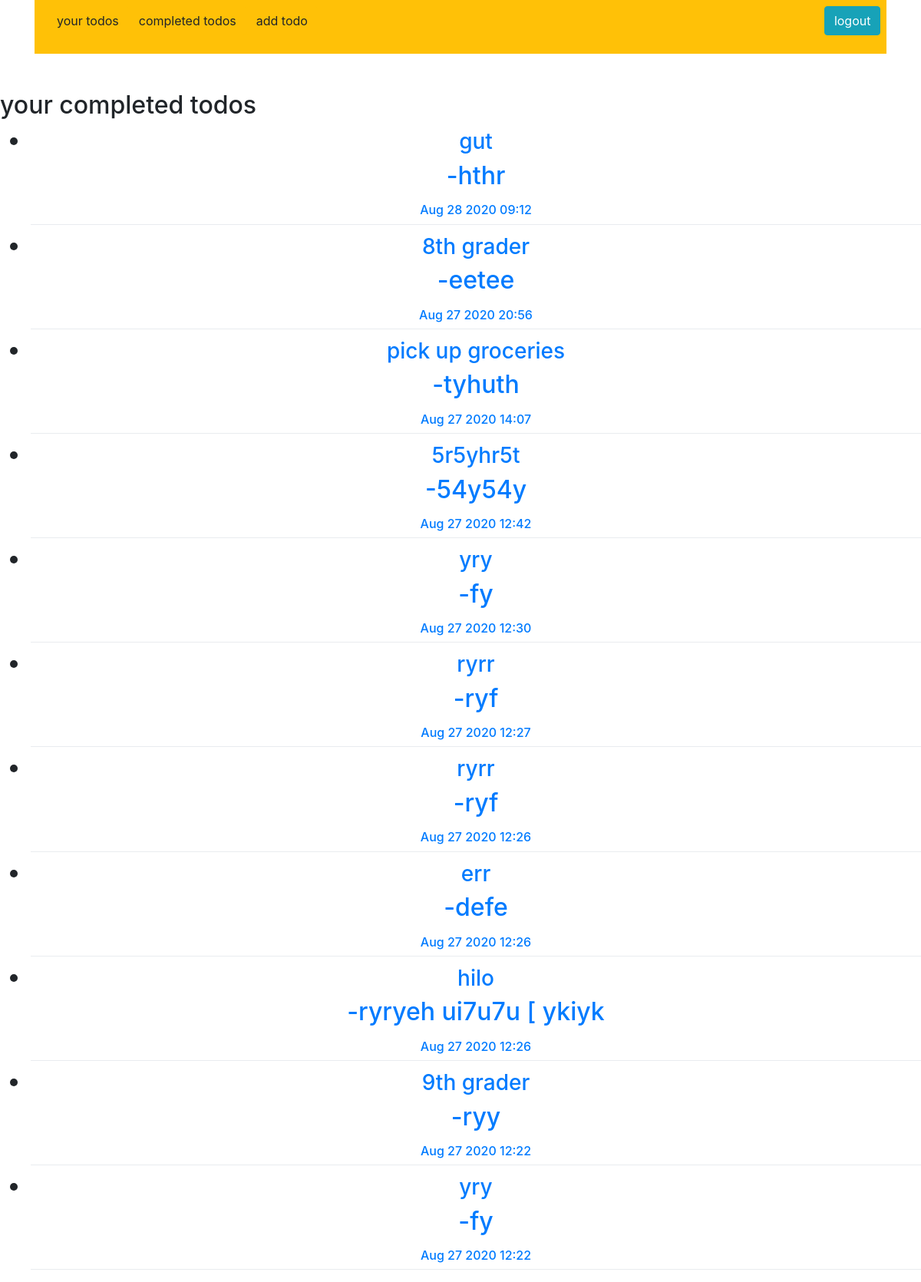
The app's page /completed/ (signed in) with its own data.
### todo_app/models.py (models this page shows, shortened)
class Todos(models.Model):
    title=models.CharField(max_length=100)
    memo =models.TextField(blank=True)
    created = models.DateTimeField(auto_now_add=True)
    datecompleted=models.DateTimeField(null=True, blank=True)
    important= models.BooleanField(default=False)
    user = models.ForeignKey(User, on_delete=models.CASCADE)

### todo_app/views.py (the view)
# urls.py: path('completed/', views.list_completed, name="list_completed"),
@login_required
def list_completed(request):
    todos=Todos.objects.filter(user=request.user,datecompleted__isnull=False).order_by('-datecompleted')
    return render(request, "todo_app/listcompleted.html", {'todo':todos})

### todo_app/templates/todo_app/listcompleted.html (shortened to what this page needs)
{% extends 'todo_app/base.html' %}
{% block content%}
<h2> your completed todos <h2>
<center>
<ul list-style-type="None">
  {% for x in todo%}
  <li>
  <a href="{% url 'viewtodo' x.id%}"
  {% if x.important%}{% endif%}<b><h3>{{x.title}}</h3></b>
  {% if x.memo%}<p>-{{x.memo}}<p> {% endif%}
  <h6>{{x.datecompleted|date:'M j Y H:i'}}</h6>
  <div class=" dropdown-divider"></div>
  </a>
  </li list-style-type="None">
  {% endfor%}
</ul list-style-type="None">
{% endblock%}

### records on screen
Todos: title "gut", memo "hthr", datecompleted "Aug 28 2020 09:12"
Todos: title "8th grader", memo "eetee", datecompleted "Aug 27 2020 20:56"
Todos: title "pick up groceries", memo "tyhuth", datecompleted "Aug 27 2020 14:07"
Todos: title "5r5yhr5t", memo "54y54y", datecompleted "Aug 27 2020 12:42"
Todos: title "yry", memo "fy", datecompleted "Aug 27 2020 12:30"
Todos: title "ryrr", memo "ryf", datecompleted "Aug 27 2020 12:27"
Todos: title "ryrr", memo "ryf", datecompleted "Aug 27 2020 12:26"
Todos: title "err", memo "defe", datecompleted "Aug 27 2020 12:26"
Todos: title "hilo", memo "ryryeh ui7u7u [ ykiyk", datecompleted "Aug 27 2020 12:26"
Todos: title "9th grader", memo "ryy", datecompleted "Aug 27 2020 12:22"
Todos: title "yry", memo "fy", datecompleted "Aug 27 2020 12:22"
